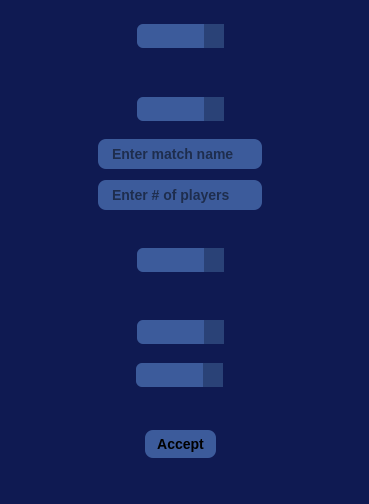
<?xml version="1.0" encoding="UTF-8"?>
<ui version="4.0">
 <class>MainWindow</class>
 <widget class="QMainWindow" name="MainWindow">
  <property name="geometry">
   <rect>
    <x>0</x>
    <y>0</y>
    <width>369</width>
    <height>504</height>
   </rect>
  </property>
  <property name="windowTitle">
   <string>Lobby</string>
  </property>
  <property name="styleSheet">
   <string notr="true">background-color: #0f1a52</string>
  </property>
  <widget class="QWidget" name="centralwidget">
   <property name="sizePolicy">
    <sizepolicy hsizetype="Preferred" vsizetype="Preferred">
     <horstretch>0</horstretch>
     <verstretch>0</verstretch>
    </sizepolicy>
   </property>
   <widget class="QWidget" name="horizontalLayoutWidget">
    <property name="geometry">
     <rect>
      <x>10</x>
      <y>0</y>
      <width>341</width>
      <height>458</height>
     </rect>
    </property>
    <layout class="QHBoxLayout" name="horizontalLayout">
     <item>
      <layout class="QVBoxLayout" name="verticalLayout_2">
       <item>
        <spacer name="verticalSpacer">
         <property name="orientation">
          <enum>Qt::Orientation::Vertical</enum>
         </property>
         <property name="sizeHint" stdset="0">
          <size>
           <width>20</width>
           <height>40</height>
          </size>
         </property>
        </spacer>
       </item>
       <item alignment="Qt::AlignmentFlag::AlignHCenter">
        <widget class="QComboBox" name="operacion">
         <property name="sizePolicy">
          <sizepolicy hsizetype="Maximum" vsizetype="Fixed">
           <horstretch>0</horstretch>
           <verstretch>0</verstretch>
          </sizepolicy>
         </property>
         <property name="layoutDirection">
          <enum>Qt::LayoutDirection::LeftToRight</enum>
         </property>
         <property name="styleSheet">
          <string notr="true">QComboBox {
    background-color: #3C5B9B;
    color: black;
    border-radius: 6px;
    padding: 4px 8px;
    font-weight: bold;
    border: none;
}

QComboBox::drop-down {
    border: none;
    background-color: #2A4277;
    width: 20px;
}

QComboBox::down-arrow {
    width: 10px;
    height: 10px;
}

QComboBox QAbstractItemView {
    background-color: #3C5B9B;
    color: black;
    selection-background-color: #5A78B4;
}</string>
         </property>
        </widget>
       </item>
       <item>
        <widget class="QWidget" name="create" native="true">
         <property name="sizePolicy">
          <sizepolicy hsizetype="Preferred" vsizetype="Preferred">
           <horstretch>0</horstretch>
           <verstretch>0</verstretch>
          </sizepolicy>
         </property>
         <property name="minimumSize">
          <size>
           <width>150</width>
           <height>150</height>
          </size>
         </property>
         <property name="maximumSize">
          <size>
           <width>16777215</width>
           <height>99</height>
          </size>
         </property>
         <widget class="QWidget" name="verticalLayoutWidget">
          <property name="geometry">
           <rect>
            <x>0</x>
            <y>10</y>
            <width>341</width>
            <height>121</height>
           </rect>
          </property>
          <layout class="QVBoxLayout" name="verticalLayout">
           <item alignment="Qt::AlignmentFlag::AlignHCenter|Qt::AlignmentFlag::AlignVCenter">
            <widget class="QComboBox" name="maps">
             <property name="styleSheet">
              <string notr="true">QComboBox {
    background-color: #3C5B9B;
    color: black;
    border-radius: 6px;
    padding: 4px 8px;
    font-weight: bold;
    border: none;
}

QComboBox::drop-down {
    border: none;
    background-color: #2A4277;
    width: 20px;
}

QComboBox::down-arrow {
    width: 10px;
    height: 10px;
}

QComboBox QAbstractItemView {
    background-color: #3C5B9B;
    color: black;
    selection-background-color: #5A78B4;
}</string>
             </property>
            </widget>
           </item>
           <item alignment="Qt::AlignmentFlag::AlignHCenter|Qt::AlignmentFlag::AlignVCenter">
            <widget class="QLineEdit" name="matchName">
             <property name="sizePolicy">
              <sizepolicy hsizetype="Maximum" vsizetype="Fixed">
               <horstretch>0</horstretch>
               <verstretch>0</verstretch>
              </sizepolicy>
             </property>
             <property name="styleSheet">
              <string notr="true">QLineEdit {
    background-color: #3C5B9B;  
    color: black;                
    border-radius: 8px;
    padding: 6px 12px;
    font-size: 14px;
    font-weight: bold;
    border: none;
}

QLineEdit:focus {
    background-color: #5A78B4;    
    outline: none;               
}
</string>
             </property>
             <property name="text">
              <string/>
             </property>
             <property name="placeholderText">
              <string>Enter match name</string>
             </property>
            </widget>
           </item>
           <item alignment="Qt::AlignmentFlag::AlignHCenter">
            <widget class="QLineEdit" name="cantJugadores">
             <property name="styleSheet">
              <string notr="true">QLineEdit {
    background-color: #3C5B9B;  
    color: black;                
    border-radius: 8px;
    padding: 6px 12px;
    font-size: 14px;
    font-weight: bold;
    border: none;
}

QLineEdit:focus {
    background-color: #5A78B4;    
    outline: none;               
}</string>
             </property>
             <property name="placeholderText">
              <string>Enter # of players</string>
             </property>
            </widget>
           </item>
          </layout>
         </widget>
        </widget>
       </item>
       <item>
        <widget class="QWidget" name="join" native="true">
         <property name="sizePolicy">
          <sizepolicy hsizetype="Preferred" vsizetype="Preferred">
           <horstretch>0</horstretch>
           <verstretch>0</verstretch>
          </sizepolicy>
         </property>
         <property name="minimumSize">
          <size>
           <width>80</width>
           <height>80</height>
          </size>
         </property>
         <widget class="QWidget" name="verticalLayoutWidget_2">
          <property name="geometry">
           <rect>
            <x>0</x>
            <y>20</y>
            <width>341</width>
            <height>61</height>
           </rect>
          </property>
          <layout class="QVBoxLayout" name="verticalLayout_3">
           <item alignment="Qt::AlignmentFlag::AlignHCenter|Qt::AlignmentFlag::AlignVCenter">
            <widget class="QComboBox" name="partidas">
             <property name="styleSheet">
              <string notr="true">QComboBox {
    background-color: #3C5B9B;
    color: black;
    border-radius: 6px;
    padding: 4px 8px;
    font-weight: bold;
    border: none;
}

QComboBox::drop-down {
    border: none;
    background-color: #2A4277;
    width: 20px;
}

QComboBox::down-arrow {
    width: 10px;
    height: 10px;
}

QComboBox QAbstractItemView {
    background-color: #3C5B9B;
    color: black;
    selection-background-color: #5A78B4;
}</string>
             </property>
            </widget>
           </item>
          </layout>
         </widget>
        </widget>
       </item>
       <item>
        <spacer name="verticalSpacer_2">
         <property name="orientation">
          <enum>Qt::Orientation::Vertical</enum>
         </property>
         <property name="sizeHint" stdset="0">
          <size>
           <width>20</width>
           <height>40</height>
          </size>
         </property>
        </spacer>
       </item>
       <item alignment="Qt::AlignmentFlag::AlignHCenter">
        <widget class="QComboBox" name="equipo">
         <property name="sizePolicy">
          <sizepolicy hsizetype="Maximum" vsizetype="Fixed">
           <horstretch>0</horstretch>
           <verstretch>0</verstretch>
          </sizepolicy>
         </property>
         <property name="styleSheet">
          <string notr="true">QComboBox {
    background-color: #3C5B9B;
    color: black;
    border-radius: 6px;
    padding: 4px 8px;
    font-weight: bold;
    border: none;
}

QComboBox::drop-down {
    border: none;
    background-color: #2A4277;
    width: 20px;
}

QComboBox::down-arrow {
    width: 10px;
    height: 10px;
}

QComboBox QAbstractItemView {
    background-color: #3C5B9B;
    color: black;
    selection-background-color: #5A78B4;
}</string>
         </property>
        </widget>
       </item>
       <item>
        <widget class="QWidget" name="skin" native="true">
         <property name="minimumSize">
          <size>
           <width>50</width>
           <height>50</height>
          </size>
         </property>
         <widget class="QWidget" name="verticalLayoutWidget_3">
          <property name="geometry">
           <rect>
            <x>-1</x>
            <y>0</y>
            <width>341</width>
            <height>51</height>
           </rect>
          </property>
          <layout class="QVBoxLayout" name="verticalLayout_6">
           <item alignment="Qt::AlignmentFlag::AlignHCenter">
            <widget class="QComboBox" name="typeSkin">
             <property name="styleSheet">
              <string notr="true">QComboBox {
    background-color: #3C5B9B;
    color: black;
    border-radius: 6px;
    padding: 4px 8px;
    font-weight: bold;
    border: none;
}

QComboBox::drop-down {
    border: none;
    background-color: #2A4277;
    width: 20px;
}

QComboBox::down-arrow {
    width: 10px;
    height: 10px;
}

QComboBox QAbstractItemView {
    background-color: #3C5B9B;
    color: black;
    selection-background-color: #5A78B4;
}</string>
             </property>
            </widget>
           </item>
          </layout>
         </widget>
        </widget>
       </item>
       <item>
        <spacer name="verticalSpacer_3">
         <property name="orientation">
          <enum>Qt::Orientation::Vertical</enum>
         </property>
         <property name="sizeHint" stdset="0">
          <size>
           <width>20</width>
           <height>40</height>
          </size>
         </property>
        </spacer>
       </item>
       <item alignment="Qt::AlignmentFlag::AlignHCenter|Qt::AlignmentFlag::AlignVCenter">
        <widget class="QPushButton" name="aceptar">
         <property name="sizePolicy">
          <sizepolicy hsizetype="Maximum" vsizetype="Fixed">
           <horstretch>0</horstretch>
           <verstretch>0</verstretch>
          </sizepolicy>
         </property>
         <property name="styleSheet">
          <string notr="true">QPushButton {
    background-color: #3C5B9B;  
    color: black;
    border-radius: 8px;
    padding: 6px 12px;
    font-weight: bold;
    font-size: 14px;
    border: none;
}
QPushButton:hover {
    background-color: #5A78B4; 
}
QPushButton:pressed {
    background-color: #2A4277;  
}</string>
         </property>
         <property name="text">
          <string>Accept</string>
         </property>
        </widget>
       </item>
      </layout>
     </item>
    </layout>
   </widget>
  </widget>
  <widget class="QMenuBar" name="menubar">
   <property name="geometry">
    <rect>
     <x>0</x>
     <y>0</y>
     <width>369</width>
     <height>22</height>
    </rect>
   </property>
  </widget>
  <widget class="QStatusBar" name="statusbar"/>
 </widget>
 <resources/>
 <connections/>
</ui>
